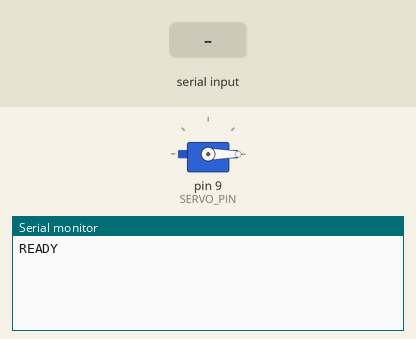
A sketch run on a simulated Arduino Uno, built with avr-gcc and run on an emulated ATmega328P. On the bench: servo, the last lines printed to the serial monitor. The inputs (shaded band) are chosen by the test bench.

Above: at 1.2 s.
1.3 s: "PING \n" received over Serial
At 2.5 s:
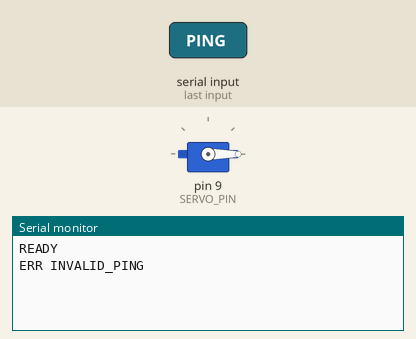
2.8 s: "RELEASE \n" received over Serial
At 4.0 s:
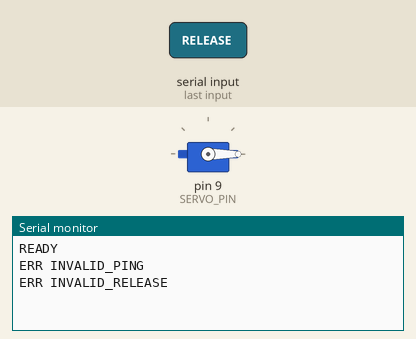
4.3 s: "1\n" received over Serial
At 4.9 s:
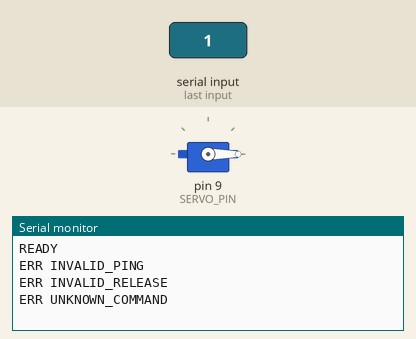

The sketch:

servo_gate.ino
```cpp
#include <Servo.h>
#include <stdlib.h>
#include <string.h>

const uint8_t SERVO_PIN = 9;
const uint8_t CLOSED_ANGLE_DEG = 0;
const uint8_t OPEN_ANGLE_DEG = 90;
const unsigned long MIN_OPEN_DURATION_MS = 1000;
const unsigned long MAX_OPEN_DURATION_MS = 30000;
const size_t COMMAND_CAPACITY = 64;

Servo gateServo;
char commandBuffer[COMMAND_CAPACITY];
char lastCommandId[33] = "";
size_t commandLength = 0;
bool commandOverflow = false;
bool gateOpen = false;
unsigned long closeDeadline = 0;

bool isHexId(const char *value) {
  if (strlen(value) != 32) return false;
  for (size_t index = 0; index < 32; ++index) {
    const char character = value[index];
    if (!((character >= '0' && character <= '9') ||
          (character >= 'a' && character <= 'f'))) return false;
  }
  return true;
}

bool isDecimal(const char *value) {
  if (*value == '\0') return false;
  for (const char *cursor = value; *cursor != '\0'; ++cursor) {
    if (*cursor < '0' || *cursor > '9') return false;
  }
  return true;
}

void closeGate(bool reportCompletion) {
  gateServo.write(CLOSED_ANGLE_DEG);
  gateOpen = false;
  if (reportCompletion && lastCommandId[0] != '\0') {
    Serial.print("DONE ");
    Serial.println(lastCommandId);
  }
}

void rejectCommand(const char *reason) {
  closeGate(false);
  Serial.print("ERR ");
  Serial.println(reason);
}

void handlePing(char *nonce) {
  if (!isHexId(nonce)) {
    rejectCommand("INVALID_PING");
    return;
  }
  Serial.print("READY ");
  Serial.println(nonce);
}

void handleRelease(char *arguments) {
  char *separator = strchr(arguments, ' ');
  if (separator == NULL) {
    rejectCommand("INVALID_RELEASE");
    return;
  }
  *separator = '\0';
  char *durationText = separator + 1;
  if (!isHexId(arguments) || !isDecimal(durationText)) {
    rejectCommand("INVALID_RELEASE");
    return;
  }

  const unsigned long durationMs = strtoul(durationText, NULL, 10);
  if (durationMs < MIN_OPEN_DURATION_MS || durationMs > MAX_OPEN_DURATION_MS) {
    rejectCommand("INVALID_DURATION");
    return;
  }
  if (strcmp(arguments, lastCommandId) == 0) {
    Serial.print("ACK DUPLICATE ");
    Serial.println(arguments);
    return;
  }
  if (gateOpen) {
    rejectCommand("BUSY");
    return;
  }

  memcpy(lastCommandId, arguments, 33);
  gateServo.write(OPEN_ANGLE_DEG);
  gateOpen = true;
  closeDeadline = millis() + durationMs;
  Serial.print("ACK RELEASE ");
  Serial.println(lastCommandId);
}

void handleCommand() {
  commandBuffer[commandLength] = '\0';
  if (commandOverflow) {
    rejectCommand("COMMAND_TOO_LONG");
  } else if (commandLength == 0) {
    // Ignore blank CR/LF separators.
  } else if (strncmp(commandBuffer, "PING ", 5) == 0) {
    handlePing(commandBuffer + 5);
  } else if (strncmp(commandBuffer, "RELEASE ", 8) == 0) {
    handleRelease(commandBuffer + 8);
  } else {
    rejectCommand("UNKNOWN_COMMAND");
  }
  commandLength = 0;
  commandOverflow = false;
}

void setup() {
  gateServo.attach(SERVO_PIN);
  gateServo.write(CLOSED_ANGLE_DEG);
  gateOpen = false;
  Serial.begin(9600);
  Serial.println("READY");
}

void loop() {
  while (Serial.available() > 0) {
    const char incoming = static_cast<char>(Serial.read());
    if (incoming == '\r' || incoming == '\n') {
      handleCommand();
    } else if (!commandOverflow && commandLength < COMMAND_CAPACITY - 1) {
      commandBuffer[commandLength++] = incoming;
    } else {
      commandOverflow = true;
    }
  }

  if (gateOpen && static_cast<long>(millis() - closeDeadline) >= 0) {
    closeGate(true);
  }
}
```

Measured:
- after the input at 1.3 s, the serial monitor: prints a new line at once (image 1)
- after the input at 2.8 s, the serial monitor: prints a new line at once (image 2)
- after the input at 4.3 s, the serial monitor: prints a new line at once (image 3)
